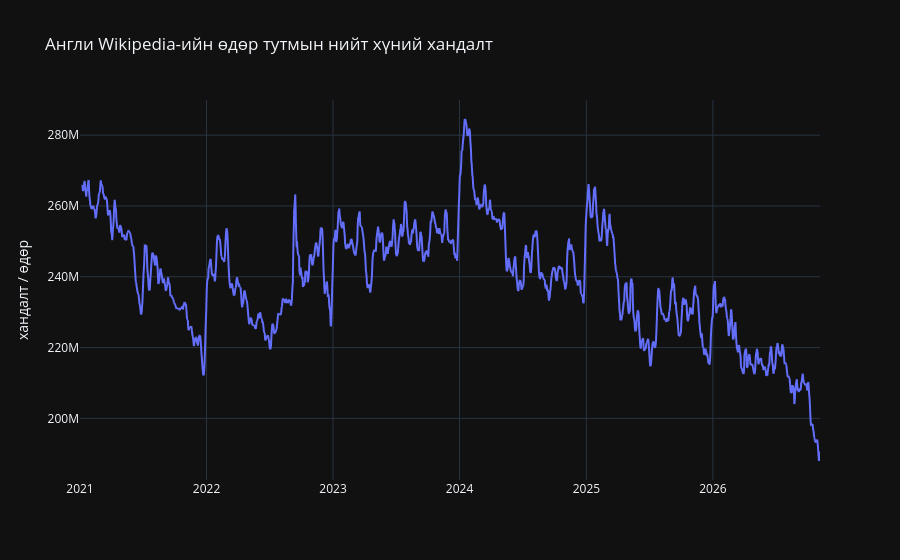

The notebook cell saved with this chart:
### Markdown cell above
## 6. Wikipedia-ийн нийт хандалт буурч байна уу?

Wikimedia сангийн мэдээлснээр Wikipedia-ийн (бүх хэл) хүний уншилт 2025 оны сүүлийн хэдэн сард
2024 оны мөн саруудтай харьцуулахад ~8% буурсан ([Diff, 2025-10-17](https://diff.wikimedia.org/2025/10/17/new-user-trends-on-wikipedia/)).
Сан үүнийг генератив AI болон сошиал медиагийн нөлөө гэж тайлбарласан.
Үүнийг өөрсдийн өгөгдлөөр шалгая. **7 хоногийн гулсах дундаж** нь өдөр бүрийн "шуугиан"-ыг тэгшилж,
ерөнхий чиг хандлагыг харуулна.

### Code cell
t = total.copy()
t["7 хоногийн дундаж"] = t["total_views"].rolling(7).mean()
fig = px.line(t, x="date", y="7 хоногийн дундаж",
              title="Англи Wikipedia-ийн өдөр тутмын нийт хүний хандалт")
fig.update_layout(yaxis_title="хандалт / өдөр", xaxis_title=None)
fig.show()

### Figure 1 — Plotly figure (JSON) as saved in the notebook; plotly's stock layout.template omitted (floating-point values rounded to 4 significant figures; data arrays with more than 128 entries replaced by an {"elided": "..."} marker saying what was removed)
{"data": [{"hovertemplate": "date=%{x}<br>7 хоногийн дундаж=%{y}<extra></extra>", "legendgroup": "", "line": {"color": "#636efa", "dash": "solid"}, "marker": {"symbol": "circle"}, "mode": "lines", "name": "", "showlegend": false, "type": "scattergl", "x": {"elided": "2136 str values"}, "xaxis": "x", "y": {"elided": "2136 float values"}, "yaxis": "y"}], "layout": {"legend": {"tracegroupgap": 0}, "title": {"text": "Англи Wikipedia-ийн өдөр тутмын нийт хүний хандалт"}, "xaxis": {"anchor": "y", "domain": [0.0, 1.0], "title": {}}, "yaxis": {"anchor": "x", "domain": [0.0, 1.0], "title": {"text": "хандалт / өдөр"}}}}
